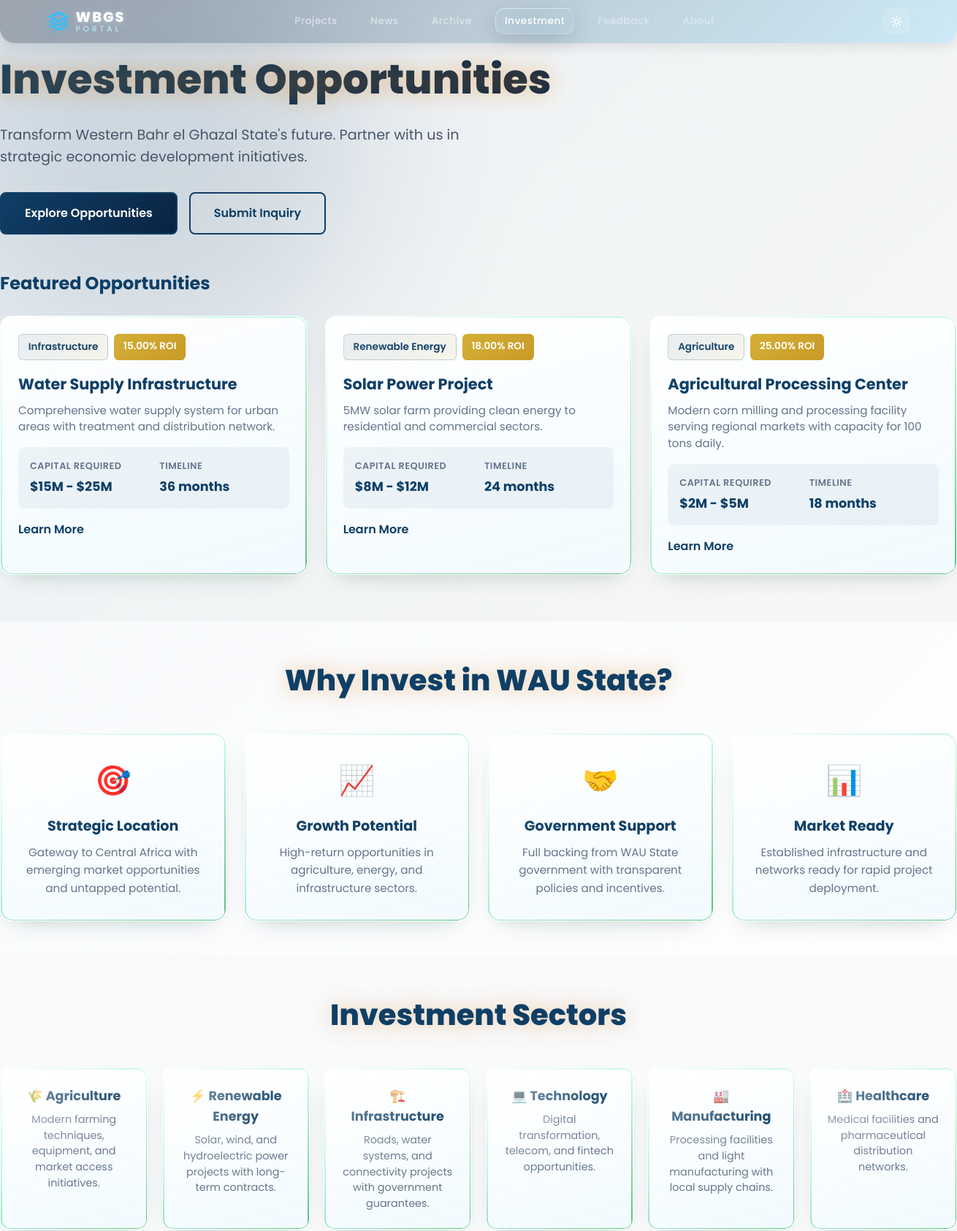
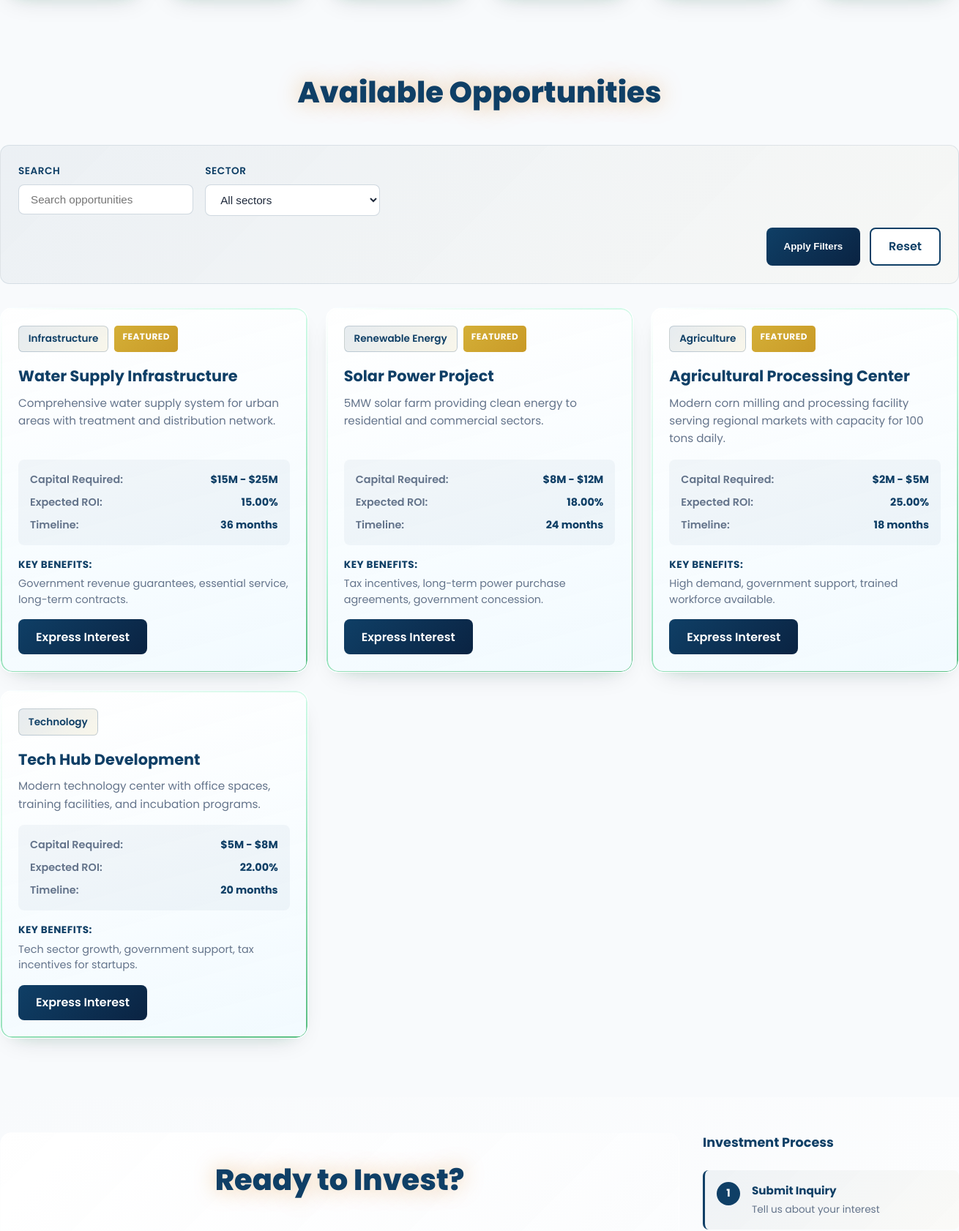
/investment/ (upper part), run on the app's committed database (2 pictures, top to bottom).
### wau/models.py (models this page shows, shortened)
class InvestmentOpportunity(models.Model):
    STATUS_CHOICES = [
        ('draft', 'Draft'),
        ('published', 'Published'),
        ('closed', 'Closed'),
    ]
    SECTOR_CHOICES = [
        ('agriculture', 'Agriculture'),
        ('renewable_energy', 'Renewable Energy'),
        ('infrastructure', 'Infrastructure'),
        ('technology', 'Technology'),
        ('manufacturing', 'Manufacturing'),
        ('tourism', 'Tourism'),
        ('healthcare', 'Healthcare'),
        ('education', 'Education'),
        ('financial_services', 'Financial Services'),
        ('other', 'Other'),
    ]
    title = models.CharField(max_length=200)
    sector = models.CharField(max_length=30, choices=SECTOR_CHOICES)
    status = models.CharField(max_length=20, choices=STATUS_CHOICES, default='draft')
    description = models.TextField(help_text='Detailed description of the investment opportunity')
    capex_min = models.DecimalField(
        max_digits=15,
        decimal_places=2,
        help_text='Minimum capital required (USD)'
    )
    capex_max = models.DecimalField(
        max_digits=15,
        decimal_places=2,
        help_text='Maximum capital sought (USD)'
    )
    expected_roi = models.DecimalField(
        max_digits=5,
        decimal_places=2,
        help_text='Expected ROI percentage'
    )
    timeline_months = models.IntegerField(
        help_text='Expected project timeline in months'
    )
    target_sectors = models.CharField(
        max_length=500,
        blank=True,
        help_text='Comma-separated target sectors or industries'
    )
    key_benefits = models.TextField(
        blank=True,
        help_text='Key benefits and highlights'
    )
    risk_assessment = models.TextField(
        blank=True,
        help_text='Risk factors and mitigation strategies'
    )
    featured = models.BooleanField(
        default=False,
        help_text='Show on investment page hero section'
    )
    published_at = models.DateTimeField(blank=True, null=True)
    created_at = models.DateTimeField(auto_now_add=True)
    updated_at = models.DateTimeField(auto_now=True)
    class Meta:
        ordering = ['-featured', '-published_at', '-created_at']

### wau/views.py (the view, shortened to what this page needs)
# urls.py: path('investment/', views.investment, name='investment'),
def investment(request):
    try:
        form_message = None
        form_success = False
        featured_opportunities = []
        opportunities = []
        inquiry_opportunities = []
        sectors = [(choice[0], choice[1]) for choice in InvestmentOpportunity.SECTOR_CHOICES]
        selected_sector = request.GET.get('sector', '')
        search_query = request.GET.get('q', '').strip()
        try:
            inquiry_opportunities = list(
                InvestmentOpportunity.objects.filter(status='published').order_by('-featured', '-published_at')
            )
            featured_opportunities = list(
                InvestmentOpportunity.objects.filter(
                    status='published',
                    featured=True,
                ).order_by('-published_at')[:3]
            )
            opportunities_qs = InvestmentOpportunity.objects.filter(status='published')
            if selected_sector:
                opportunities_qs = opportunities_qs.filter(sector=selected_sector)
            if search_query:
                opportunities_qs = opportunities_qs.filter(
                    Q(title__icontains=search_query)
                    | Q(description__icontains=search_query)
                    | Q(key_benefits__icontains=search_query)
                )
            opportunities = list(opportunities_qs.order_by('-featured', '-published_at'))
        except DatabaseError as e:
            logger.error(f'Investment page data load failed: {e}')
            if not form_message:
                form_message = 'Investment opportunities are temporarily unavailable. Please check back shortly.'
                form_success = False
        paginator = Paginator(opportunities, 6)
        page_num = request.GET.get('page', 1)
        try:
            page_obj = paginator.page(page_num)
        except Exception:
            page_obj = paginator.page(1)
        context = {
            'featured_opportunities': featured_opportunities,
            'page_obj': page_obj,
            'opportunities': page_obj.object_list,
            'inquiry_opportunities': inquiry_opportunities,
            'sectors': sectors,
            'selected_sector': selected_sector,
            'search_query': search_query,
            'form_message': form_message,
            'form_success': form_success,
        }
        return render(request, 'investment.html', context)
    except Exception as e:
        logger.error(f'Investment page unexpected error: {e}')
        empty_page = Paginator([], 6).page(1)
        return render(
            request,
            'investment.html',
            {
                'featured_opportunities': [],
                'page_obj': empty_page,
                'opportunities': empty_page.object_list,
                'inquiry_opportunities': [],
                'sectors': [(choice[0], choice[1]) for choice in InvestmentOpportunity.SECTOR_CHOICES],
                'selected_sector': '',
                'search_query': '',
                'form_message': 'Investment opportunities are temporarily unavailable. Please try again shortly.',
                'form_success': False,
            },
        )

### templates/investment.html (shortened to what this page needs)
{% extends 'base.html' %}
{% block content %}
<div class="page-wrapper investment-wrapper light-theme">
	<div class="bg-glow bg-glow-blue"></div>
	<section class="investment-hero">
		<div class="container section relative-z">
			<div class="hero-content">
				<h1 class="hero-title glow-text">Investment Opportunities</h1>
				<p class="hero-subtitle">Transform Western Bahr el Ghazal State's future. Partner with us in strategic economic development initiatives.</p>
				<div class="hero-cta">
					<a href="#opportunities" class="cta-button primary-button">Explore Opportunities</a>
					<a href="#inquiry-form" class="cta-button secondary-button">Submit Inquiry</a>
				</div>
			</div>
			{% if featured_opportunities %}
			<div class="featured-section">
				<h2 class="featured-title">Featured Opportunities</h2>
				<div class="featured-grid">
					{% for opportunity in featured_opportunities %}
					<div class="featured-card glass-card">
						<div class="featured-header">
							<span class="sector-badge" data-sector="{{ opportunity.sector }}">
								{{ opportunity.get_sector_display }}
							</span>
							<span class="roi-badge">{{ opportunity.expected_roi }}% ROI</span>
						</div>
						<h3 class="featured-title-card">{{ opportunity.title }}</h3>
						<p class="featured-description">{{ opportunity.description|truncatewords:20 }}</p>
						<div class="featured-stats">
							<div class="stat-item">
								<span class="stat-label">Capital Required</span>
								<span class="stat-value">${{ opportunity.capex_min|floatformat:0 }}M - ${{ opportunity.capex_max|floatformat:0 }}M</span>
							</div>
							<div class="stat-item">
								<span class="stat-label">Timeline</span>
								<span class="stat-value">{{ opportunity.timeline_months }} months</span>
							</div>
						</div>
						<a href="#opportunity-{{ opportunity.id }}" class="card-link">Learn More</a>
					</div>
					{% endfor %}
				</div>
			</div>
			{% endif %}
		</div>
	</section>
	<section class="why-invest-section">
		<div class="container section relative-z">
			<h2 class="section-title glow-text">Why Invest in WAU State?</h2>
			<div class="benefits-grid">
				<div class="benefit-card glass-card">
					<div class="benefit-icon">🎯</div>
					<h3>Strategic Location</h3>
					<p>Gateway to Central Africa with emerging market opportunities and untapped potential.</p>
				</div>
				<div class="benefit-card glass-card">
					<div class="benefit-icon">📈</div>
					<h3>Growth Potential</h3>
					<p>High-return opportunities in agriculture, energy, and infrastructure sectors.</p>
				</div>
				<div class="benefit-card glass-card">
					<div class="benefit-icon">🤝</div>
					<h3>Government Support</h3>
					<p>Full backing from WAU State government with transparent policies and incentives.</p>
				</div>
				<div class="benefit-card glass-card">
					<div class="benefit-icon">📊</div>
					<h3>Market Ready</h3>
					<p>Established infrastructure and networks ready for rapid project deployment.</p>
				</div>
			</div>
		</div>
	</section>
	<section class="sectors-section">
		<div class="container section relative-z">
			<h2 class="section-title glow-text">Investment Sectors</h2>
			<div class="sectors-grid">
				<div class="sector-card glass-card" data-sector="agriculture">
					<h3>🌾 Agriculture</h3>
					<p>Modern farming techniques, equipment, and market access initiatives.</p>
				</div>
				<div class="sector-card glass-card" data-sector="renewable_energy">
					<h3>⚡ Renewable Energy</h3>
					<p>Solar, wind, and hydroelectric power projects with long-term contracts.</p>
				</div>
				<div class="sector-card glass-card" data-sector="infrastructure">
					<h3>🏗️ Infrastructure</h3>
					<p>Roads, water systems, and connectivity projects with government guarantees.</p>
				</div>
				<div class="sector-card glass-card" data-sector="technology">
					<h3>💻 Technology</h3>
					<p>Digital transformation, telecom, and fintech opportunities.</p>
				</div>
				<div class="sector-card glass-card" data-sector="manufacturing">
					<h3>🏭 Manufacturing</h3>
					<p>Processing facilities and light manufacturing with local supply chains.</p>
				</div>
				<div class="sector-card glass-card" data-sector="healthcare">
					<h3>🏥 Healthcare</h3>
					<p>Medical facilities and pharmaceutical distribution networks.</p>
				</div>
			</div>
		</div>
	</section>
	<section class="opportunities-section" id="opportunities">
		<div class="container section relative-z">
			<h2 class="section-title glow-text">Available Opportunities</h2>
			<form class="investment-filters" method="get" action="{% url 'investment' %}">
				<div class="filter-group">
					<label class="filter-label">Search</label>
					<input
						type="search"
						name="q"
						value="{{ search_query }}"
						placeholder="Search opportunities"
						class="filter-input"
						aria-label="Search opportunities"
					>
				</div>
				<div class="filter-group">
					<label class="filter-label" for="sector-select">Sector</label>
					<select name="sector" id="sector-select" class="filter-select">
						<option value="">All sectors</option>
					</select>
				</div>
				<div class="filter-actions">
					<button type="submit" class="filter-btn">Apply Filters</button>
					<a href="{% url 'investment' %}" class="filter-reset">Reset</a>
				</div>
			</form>
			{% if page_obj.object_list %}
			<div class="opportunities-grid">
				{% for opportunity in page_obj.object_list %}
				<article class="opportunity-card glass-card" id="opportunity-{{ opportunity.id }}">
					<div class="opportunity-header">
						<span class="sector-badge" data-sector="{{ opportunity.sector }}">
							{{ opportunity.get_sector_display }}
						</span>
						{% if opportunity.featured %}
						<span class="featured-badge">Featured</span>
						{% endif %}
					</div>
					<h3 class="opportunity-title">{{ opportunity.title }}</h3>
					<p class="opportunity-summary">{{ opportunity.description|truncatewords:25 }}</p>
					<div class="opportunity-details">
						<div class="detail-row">
							<span class="detail-label">Capital Required:</span>
							<span class="detail-value">${{ opportunity.capex_min|floatformat:0 }}M - ${{ opportunity.capex_max|floatformat:0 }}M</span>
						</div>
						<div class="detail-row">
							<span class="detail-label">Expected ROI:</span>
							<span class="detail-value">{{ opportunity.expected_roi }}%</span>
						</div>
						<div class="detail-row">
							<span class="detail-label">Timeline:</span>
							<span class="detail-value">{{ opportunity.timeline_months }} months</span>
						</div>
					</div>
					{% if opportunity.key_benefits %}
					<div class="opportunity-benefits">
						<p class="benefits-label">Key Benefits:</p>
						<p class="benefits-text">{{ opportunity.key_benefits|truncatewords:20 }}</p>
					</div>
					{% endif %}
					<a href="#inquiry-form" class="inquiry-btn">Express Interest</a>
				</article>
				{% endfor %}
			</div>
			{% else %}
			<div class="empty-state premium-empty">
				<h3 class="empty-title">No opportunities found</h3>
				<p class="empty-text">Try adjusting your search filters or check back soon for new opportunities.</p>
				<a href="{% url 'investment' %}" class="empty-action">Clear filters</a>
			</div>
			{% endif %}
		</div>
	</section>
	<section class="inquiry-section" id="inquiry-form">
		<div class="container section relative-z">
			<div class="inquiry-wrapper">
				<div class="inquiry-content">
					<h2 class="section-title glow-text">Ready to Invest?</h2>
				</div>
				<div class="inquiry-sidebar">
					<h3 class="sidebar-title">Investment Process</h3>
					<ol class="process-steps">
						<li class="step">
							<span class="step-number">1</span>
							<div class="step-content">
								<h4>Submit Inquiry</h4>
								<p>Tell us about your interest</p>
							</div>
						</li>
					</ol>
				</div>
			</div>
		</div>
	</section>
</div>
{% endblock %}

### data on the page
InvestmentOpportunity: sector "Infrastructure", expected_roi "15.00", title "Water Supply Infrastructure", description "Comprehensive water supply system for urban areas with treatment and distribution network.", capex_min "15", capex_max "25", timeline_months "36", featured "FEATURED", key_benefits "Government revenue guarantees, essential service, long-term contracts."
InvestmentOpportunity: sector "Renewable Energy", expected_roi "18.00", title "Solar Power Project", description "5MW solar farm providing clean energy to residential and commercial sectors.", capex_min "8", capex_max "12", timeline_months "24", featured "FEATURED", key_benefits "Tax incentives, long-term power purchase agreements, government concession."
InvestmentOpportunity: sector "Agriculture", expected_roi "25.00", title "Agricultural Processing Center", description "Modern corn milling and processing facility serving regional markets with capacity for 100 tons daily.", capex_min "2", capex_max "5", timeline_months "18", featured "FEATURED", key_benefits "High demand, government support, trained workforce available."
InvestmentOpportunity: sector "Technology", title "Tech Hub Development", description "Modern technology center with office spaces, training facilities, and incubation programs.", capex_min "5", capex_max "8", expected_roi "22.00", timeline_months "20", key_benefits "Tech sector growth, government support, tax incentives for startups."
